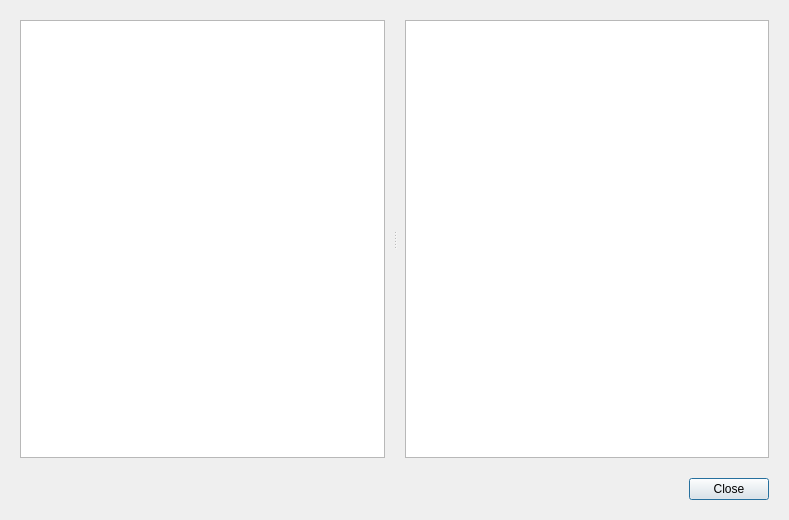
<?xml version="1.0" encoding="UTF-8"?>
<ui version="4.0">
 <class>ScriptEditorDialog</class>
 <widget class="QDialog" name="ScriptEditorDialog">
  <property name="geometry">
   <rect>
    <x>0</x>
    <y>0</y>
    <width>789</width>
    <height>520</height>
   </rect>
  </property>
  <property name="sizePolicy">
   <sizepolicy hsizetype="Expanding" vsizetype="Expanding">
    <horstretch>0</horstretch>
    <verstretch>0</verstretch>
   </sizepolicy>
  </property>
  <property name="windowTitle">
   <string>Script Editor</string>
  </property>
  <property name="windowIcon">
   <iconset resource="../../tonatiuh.qrc">
    <normaloff>:/icons/LogoTonatiuh.png</normaloff>:/icons/LogoTonatiuh.png</iconset>
  </property>
  <layout class="QVBoxLayout" name="verticalLayout">
   <property name="spacing">
    <number>20</number>
   </property>
   <property name="margin">
    <number>20</number>
   </property>
   <item>
    <widget class="QWidget" name="mainWidget" native="true">
     <layout class="QHBoxLayout" name="mainWidgetLayout" stretch="0">
      <property name="spacing">
       <number>20</number>
      </property>
      <property name="margin">
       <number>0</number>
      </property>
      <item>
       <widget class="QSplitter" name="mainSplitter">
        <property name="orientation">
         <enum>Qt::Horizontal</enum>
        </property>
        <property name="handleWidth">
         <number>20</number>
        </property>
        <widget class="QWidget" name="filesWidget" native="true">
         <layout class="QVBoxLayout" name="filesWidgetLayout">
          <property name="spacing">
           <number>0</number>
          </property>
          <property name="margin">
           <number>0</number>
          </property>
          <item>
           <widget class="QListWidget" name="filesList"/>
          </item>
         </layout>
        </widget>
        <widget class="QWidget" name="codeWidget" native="true">
         <layout class="QVBoxLayout" name="codeWidgetLayout">
          <property name="spacing">
           <number>0</number>
          </property>
          <property name="margin">
           <number>0</number>
          </property>
          <item>
           <widget class="CodeEditor" name="codeEditor"/>
          </item>
         </layout>
        </widget>
       </widget>
      </item>
     </layout>
    </widget>
   </item>
   <item>
    <widget class="QDialogButtonBox" name="buttonBox">
     <property name="standardButtons">
      <set>QDialogButtonBox::Close</set>
     </property>
    </widget>
   </item>
  </layout>
 </widget>
 <customwidgets>
  <customwidget>
   <class>CodeEditor</class>
   <extends>QPlainTextEdit</extends>
   <header>CodeEditor.h</header>
  </customwidget>
 </customwidgets>
 <resources>
  <include location="../../tonatiuh.qrc"/>
  <include location="../../tonatiuh.qrc"/>
  <include location="../../tonatiuh.qrc"/>
 </resources>
 <connections/>
</ui>
